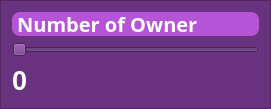
                     <widget class="QFrame" name="owner_frame">
                      <property name="minimumSize">
                       <size>
                        <width>271</width>
                        <height>109</height>
                       </size>
                      </property>
                      <property name="styleSheet">
                       <string notr="true">QFrame {
	background-color: rgb(105, 50, 126);
}</string>
                      </property>
                      <property name="frameShape">
                       <enum>QFrame::StyledPanel</enum>
                      </property>
                      <property name="frameShadow">
                       <enum>QFrame::Raised</enum>
                      </property>
                      <layout class="QVBoxLayout" name="verticalLayout_5">
                       <item>
                        <widget class="QLabel" name="owner_bar">
                         <property name="minimumSize">
                          <size>
                           <width>53</width>
                           <height>24</height>
                          </size>
                         </property>
                         <property name="maximumSize">
                          <size>
                           <width>253</width>
                           <height>24</height>
                          </size>
                         </property>
                         <property name="styleSheet">
                          <string notr="true">QLabel {
	background-color: #B554D7;
	border-radius: 8px; 
	font-size: 20px;
	font-weight: bold;
	font-family: Open Sans; 
	color:white;
} </string>
                         </property>
                         <property name="text">
                          <string> Number of Owner</string>
                         </property>
                        </widget>
                       </item>
                       <item>
                        <widget class="QSlider" name="owner_slider">
                         <property name="styleSheet">
                          <string notr="true">background-color: rgb(105, 50, 126);</string>
                         </property>
                         <property name="maximum">
                          <number>9</number>
                         </property>
                         <property name="orientation">
                          <enum>Qt::Horizontal</enum>
                         </property>
                        </widget>
                       </item>
                       <item>
                        <widget class="QLabel" name="owner_label">
                         <property name="styleSheet">
                          <string notr="true">QLabel {
	color:white;
	font-size:20pt;
	font-weight:bold;
}</string>
                         </property>
                         <property name="text">
                          <string>0</string>
                         </property>
                        </widget>
                       </item>
                      </layout>
                     </widget>
